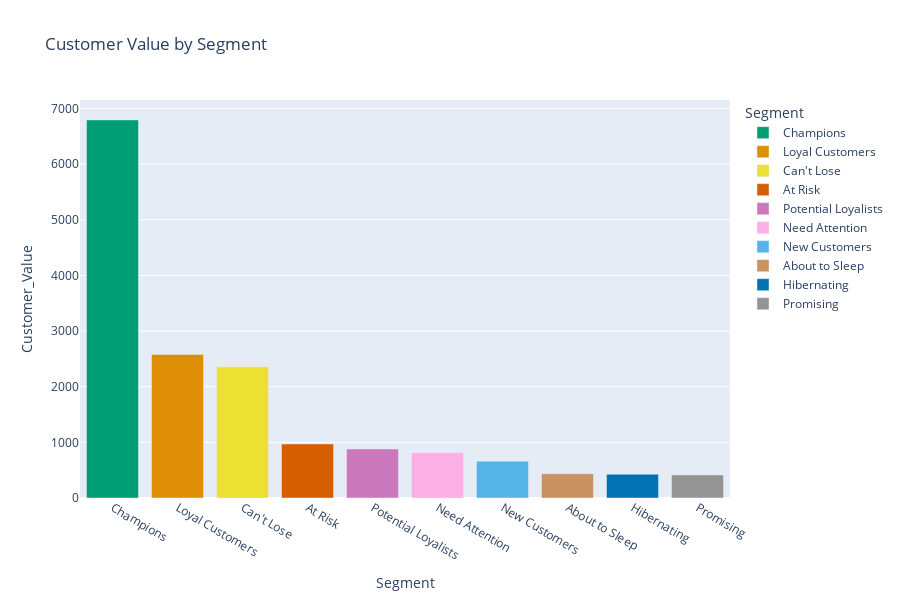

Source (notebook cell):
### Code cell
# plot Customer Value by Segment
fig = px.bar(clv_by_segment, 
             x='Segment', 
             y='Customer_Value', 
             title='Customer Value by Segment',
             color='Segment',
             color_discrete_map=segment_color_mapping,
             width=900,
             height=600)
fig.show()

# save the plot
fig.write_html("../reports/plots/customer_value_by_segment.html")

### Figure 1 — Plotly figure (JSON) as saved in the notebook; plotly's stock layout.template omitted (floating-point values rounded to 4 significant figures)
{"data": [{"alignmentgroup": "True", "hovertemplate": "Segment=%{x}<br>Customer_Value=%{y}<extra></extra>", "legendgroup": "Champions", "marker": {"color": "#029e73", "pattern": {"shape": ""}}, "name": "Champions", "offsetgroup": "Champions", "orientation": "v", "showlegend": true, "textposition": "auto", "type": "bar", "x": ["Champions"], "xaxis": "x", "y": [6795.0], "yaxis": "y"}, {"alignmentgroup": "True", "hovertemplate": "Segment=%{x}<br>Customer_Value=%{y}<extra></extra>", "legendgroup": "Loyal Customers", "marker": {"color": "#de8f05", "pattern": {"shape": ""}}, "name": "Loyal Customers", "offsetgroup": "Loyal Customers", "orientation": "v", "showlegend": true, "textposition": "auto", "type": "bar", "x": ["Loyal Customers"], "xaxis": "x", "y": [2581.0], "yaxis": "y"}, {"alignmentgroup": "True", "hovertemplate": "Segment=%{x}<br>Customer_Value=%{y}<extra></extra>", "legendgroup": "Can't Lose", "marker": {"color": "#ece133", "pattern": {"shape": ""}}, "name": "Can't Lose", "offsetgroup": "Can't Lose", "orientation": "v", "showlegend": true, "textposition": "auto", "type": "bar", "x": ["Can't Lose"], "xaxis": "x", "y": [2358.0], "yaxis": "y"}, {"alignmentgroup": "True", "hovertemplate": "Segment=%{x}<br>Customer_Value=%{y}<extra></extra>", "legendgroup": "At Risk", "marker": {"color": "#d55e00", "pattern": {"shape": ""}}, "name": "At Risk", "offsetgroup": "At Risk", "orientation": "v", "showlegend": true, "textposition": "auto", "type": "bar", "x": ["At Risk"], "xaxis": "x", "y": [971.3], "yaxis": "y"}, {"alignmentgroup": "True", "hovertemplate": "Segment=%{x}<br>Customer_Value=%{y}<extra></extra>", "legendgroup": "Potential Loyalists", "marker": {"color": "#cc78bc", "pattern": {"shape": ""}}, "name": "Potential Loyalists", "offsetgroup": "Potential Loyalists", "orientation": "v", "showlegend": true, "textposition": "auto", "type": "bar", "x": ["Potential Loyalists"], "xaxis": "x", "y": [881.4], "yaxis": "y"}, {"alignmentgroup": "True", "hovertemplate": "Segment=%{x}<br>Customer_Value=%{y}<extra></extra>", "legendgroup": "Need Attention", "marker": {"color": "#fbafe4", "pattern": {"shape": ""}}, "name": "Need Attention", "offsetgroup": "Need Attention", "orientation": "v", "showlegend": true, "textposition": "auto", "type": "bar", "x": ["Need Attention"], "xaxis": "x", "y": [814.2], "yaxis": "y"}, {"alignmentgroup": "True", "hovertemplate": "Segment=%{x}<br>Customer_Value=%{y}<extra></extra>", "legendgroup": "New Customers", "marker": {"color": "#56b4e9", "pattern": {"shape": ""}}, "name": "New Customers", "offsetgroup": "New Customers", "orientation": "v", "showlegend": true, "textposition": "auto", "type": "bar", "x": ["New Customers"], "xaxis": "x", "y": [662.6], "yaxis": "y"}, {"alignmentgroup": "True", "hovertemplate": "Segment=%{x}<br>Customer_Value=%{y}<extra></extra>", "legendgroup": "About to Sleep", "marker": {"color": "#ca9161", "pattern": {"shape": ""}}, "name": "About to Sleep", "offsetgroup": "About to Sleep", "orientation": "v", "showlegend": true, "textposition": "auto", "type": "bar", "x": ["About to Sleep"], "xaxis": "x", "y": [434.8], "yaxis": "y"}, {"alignmentgroup": "True", "hovertemplate": "Segment=%{x}<br>Customer_Value=%{y}<extra></extra>", "legendgroup": "Hibernating", "marker": {"color": "#0173b2", "pattern": {"shape": ""}}, "name": "Hibernating", "offsetgroup": "Hibernating", "orientation": "v", "showlegend": true, "textposition": "auto", "type": "bar", "x": ["Hibernating"], "xaxis": "x", "y": [427.0], "yaxis": "y"}, {"alignmentgroup": "True", "hovertemplate": "Segment=%{x}<br>Customer_Value=%{y}<extra></extra>", "legendgroup": "Promising", "marker": {"color": "#949494", "pattern": {"shape": ""}}, "name": "Promising", "offsetgroup": "Promising", "orientation": "v", "showlegend": true, "textposition": "auto", "type": "bar", "x": ["Promising"], "xaxis": "x", "y": [414.1], "yaxis": "y"}], "layout": {"barmode": "relative", "height": 600, "legend": {"title": {"text": "Segment"}, "tracegroupgap": 0}, "title": {"text": "Customer Value by Segment"}, "width": 900, "xaxis": {"anchor": "y", "categoryarray": ["Champions", "Loyal Customers", "Can't Lose", "At Risk", "Potential Loyalists", "Need Attention", "New Customers", "About to Sleep", "Hibernating", "Promising"], "categoryorder": "array", "domain": [0, 1], "title": {"text": "Segment"}}, "yaxis": {"anchor": "x", "domain": [0, 1], "title": {"text": "Customer_Value"}}}}
